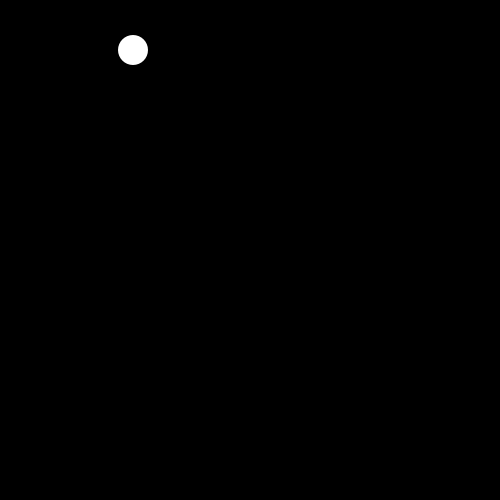
Frame 1 (no input)
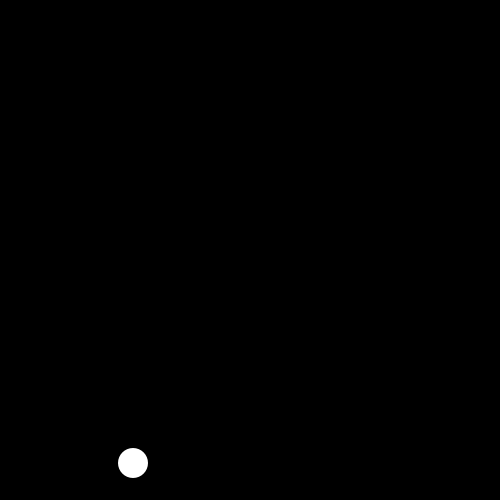
Frame 60 (the mouse pressed at the canvas centre just before this capture)
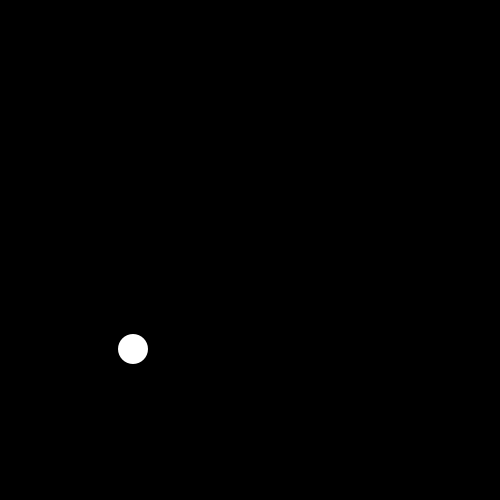
Frame 120 (the mouse held since frame 60 and released just before this capture)

The Processing sketch that drew these frames (run headless with seeded random() and noise(); from frame 60 on, the mouse is pressed at the canvas centre):

// Processing sketch: code_07_02
// ── code_07_02.pde
float y = 50.0;
float velocidad = 7.0;
float radio = 15.0;
void setup() {
  size(500, 500);
  noStroke();
  ellipseMode(RADIUS);
}

void draw() {
  background(0);
  ellipse(133, y, radio, radio);
  y = y + velocidad;
  
  if (y > height+radio) {
    y = -radio;
  }
}
